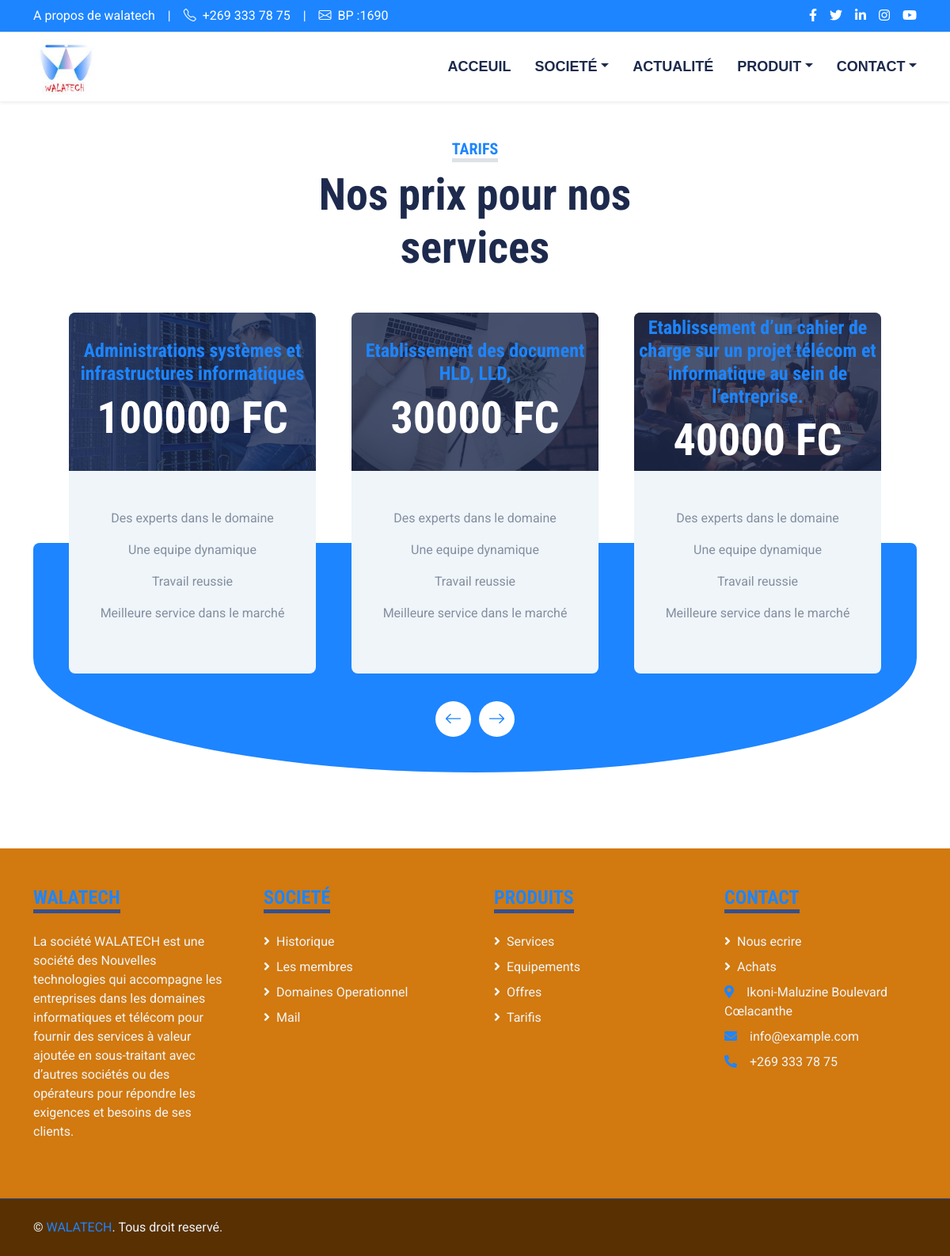
Page /prix.php on the committed database.
### tables this page shows
CREATE TABLE `services` (
  `id` int(11) NOT NULL,
  `titre` varchar(255) NOT NULL,
  `photo` varchar(255) NOT NULL,
  `descriptions` text NOT NULL,
  `prix` int(11) NOT NULL
);

### prix.php (the view, shortened to what this page needs)
<?php require('header.php') ?>
<?php $pdo = new PDO("mysql:host=localhost;dbname=walatech", "root", "", array(PDO::ATTR_ERRMODE => PDO::ERRMODE_EXCEPTION));
$requete = $pdo->query("SELECT * FROM services");
$service = $requete->fetchAll(PDO::FETCH_ASSOC);
?>
<body>
    <div class="container-fluid py-5">
        <div class="container">
            <div class="text-center mx-auto mb-5" style="max-width: 500px;">
                <h5 style="color: #1D85FF;" class="d-inline-block  text-uppercase border-bottom border-5">Tarifs</h5>
                <h1 class="display-4">Nos prix pour nos services</h1>
            </div>
            <div  class="owl-carousel price-carousel position-relative" style="padding: 0 45px 45px 45px;">
            <?php foreach ($service as $serv): ?>
                 <div class="bg-light rounded text-center">
                    <div class="position-relative">
                        <img style="height:200px; width:100%;object-fit: cover;" class="img-fluid rounded-top" src="<?php echo $serv['photo'];?>" alt="">
                        <div class="position-absolute w-100 h-100 top-50 start-50 translate-middle rounded-top d-flex flex-column align-items-center justify-content-center" style="background: rgba(29, 42, 77, .8);">
                            <h4 style="color: #1D85FF;" class=""><?php echo $serv['titre'];?></h4>
                            <h3 class="display-4 text-white mb-0">
                                <?php echo $serv['prix'];?> FC
                            </h3>
                        </div>
                    </div>
                    <div class="text-center py-5">
                        <p>Des experts dans le domaine</p>
                        <p>Une equipe dynamique</p>
                        <p>Travail reussie</p>
                        <p>Meilleure service dans le marché</p>
                    </div>
                </div>
               <?php endforeach ?>
            </div>
        </div>
    </div>
    <?php require('footer.php') ?>
</body>
</html>

### css/style.css (style rules this page uses)
:root { --primary: #13C5DD; --blue:#1D85FF; --secondary: #354F8E; --light: #EFF5F9; --dark: #1D2A4D; }
.price-carousel::after { position: absolute; content: ""; width: 100%; height: 50%; bottom: 0; left: 0; background: var(--blue); border-radius: 8px 8px 50% 50%; z-index: -1; }

### prix.php (style rules this page uses)
.price-carousel::after { position: absolute; content: ""; width: 100%; height: 50%; bottom: 0; left: 0; background: var(--blue); border-radius: 8px 8px 50% 50%; z-index: -1; }

### rows in the picture
services: photo (picture), titre "Administrations systèmes et infrastructures informatiques", prix "100000"
services: photo (picture), titre "Etablissement des document HLD, LLD,", prix "30000"
services: photo (picture), titre "Etablissement d’un cahier de charge sur un projet télécom et informatique au sein de l’entreprise.", prix "40000"
